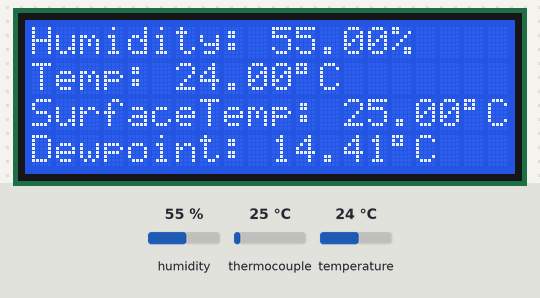
Bench run of a sketch on a simulated Arduino Uno, built with avr-gcc and run on an emulated ATmega328P. Parts: 20×4 character LCD. Inputs (shaded band) come from the test bench; at power-on: humidity 55 %, thermocouple 25 °C, temperature 24 °C. The modem accepts every AT command (registered, SIM ready, sends succeed) and sends nothing else; what the sketch prints to the serial monitor is not drawn.

Above: at 1.3 s.
1.4 s: humidity set to 22 %
At 4.4 s:
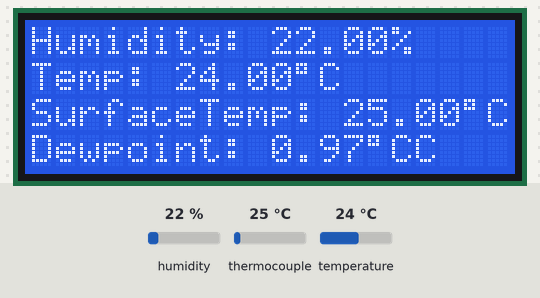
4.9 s: thermocouple set to 6 °C
At 5.8 s:
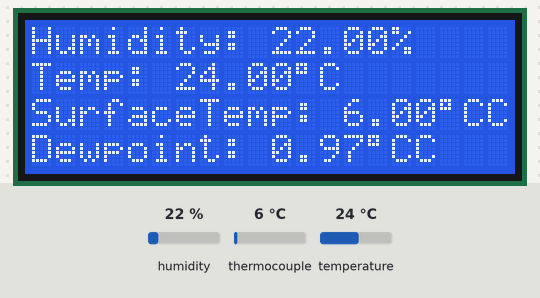
6.6 s: temperature set to 12 °C
At 7.4 s:
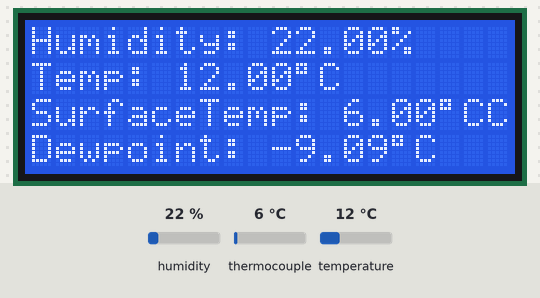
8.3 s: thermocouple set to 150 °C
At 9.0 s:
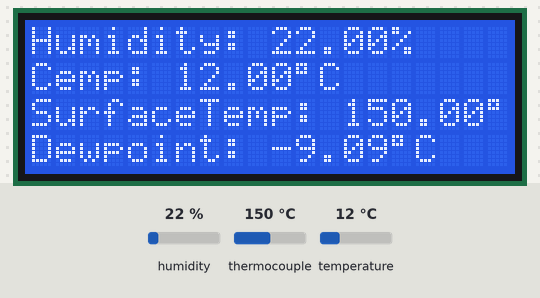
9.9 s: humidity set to 68 %
At 10.7 s:
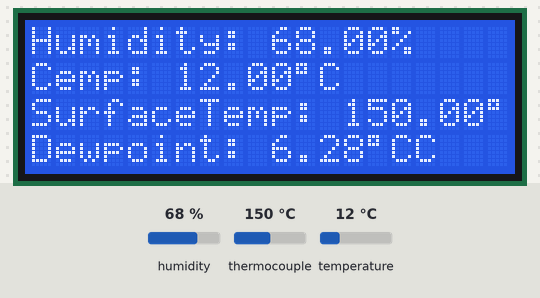
11.6 s: thermocouple set to 2 °C
At 12.2 s:
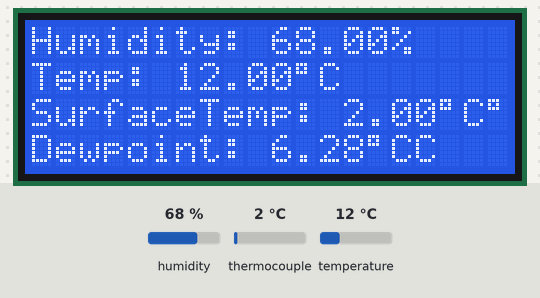
Timing chart, 0 to 14.2 s (numbered marks = the images above; inputs shaded):
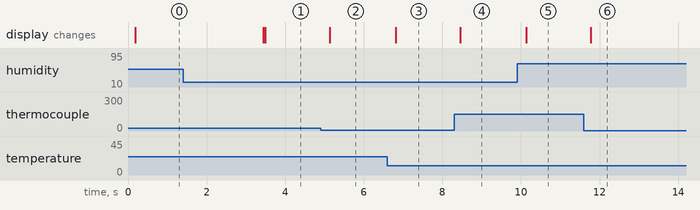

The sketch:

Environmental_Data_Collection_System.ino
```cpp
////////////////////////////////////////////////////////////////////////////////////////////////////////////////////
/*
// Condensation Warning System
// Real time data collection system
// Use DHT22 and Type-K thermocouple with MAX6675 module to collect
// Humidity, Temperature and Window Surface Temperature.
// Dew Point is calculated to predict condensation.
//
// Use ThingSpeak database to store all these data.
// GET HTTP command is used to send four field data to database.
// Use ESP8266 Wi-Fi module.

// Hardware		: ATMEGA328P with 16MHz crystal oscillator
// Author		: Wong Shu Ting
// SID			: 201376607
// For			: University of Leeds Final Year Project
// Supervisor	: Dr. Craig Evans
*/
////////////////////////////////////////////////////////////////////////////////////////////////////////////////////


// Include Libraries used in this project
#include <Wire.h>
#include <math.h>
#include <SoftwareSerial.h>

// Downloaded Libraries for I2C 20x4 LCD, MAX6675 module for Type-K thermocouple and DHT22 Sensor.
#include "DHT.h"
#include <LiquidCrystal_I2C.h>
#include <max6675.h>

// Define RX and TX pins of ESP8266 Wi-Fi module
#define RX 2
#define TX 3

// Define DHT output pin, and DHT sensor type.
#define DHTPIN 4
#define DHTTYPE DHT22

// Define Wi-FI AP and password.
String AP = "WongST";     // AP NAME
String PASS = "12345678"; // AP PASSWORD

// Define ThingSpeak Write API KEY, HOST address, Port
String API = "CXWATF1EZGCI3IZ9";   // Write API KEY
String HOST = "api.thingspeak.com";
String PORT = "80";

// Define Fieldnames of ThingSpeak
String field = "field1";
String field2 = "field2";
String field3 = "field3";
String field4 = "field4";

// Variables used in sendCommand function.
// countTimeCommand counts how many sucessful command is sent.
// countTimeCommand tracks the try time and keep retrying to sendCommand as long as countTimeCommand < max time.
// boolean found used to break out if the reply is found.
int countTrueCommand;
int countTimeCommand;
boolean found = false;


// Variables used for Dew Point Calculation
const float A = 17.625;
const float B = 243.04;

// Variables used to store temperature, humidity, window surface temperature and dew point.
double valSensor     = 1;
double humidSensor   = 1;
double surfaceSensor = 1;
double dewpoint      = 1;

// ThermoCouple Pin Confuguration
int thermo_gnd_pin = 13;
int thermo_vcc_pin = 12;
int thermo_so_pin  = 9;
int thermo_cs_pin  = 10;
int thermo_sck_pin = 11;

// Set ESP8266 chip as SoftwareSerial.
SoftwareSerial esp8266(RX,TX);

// Set DHT with previously defined DHTPIN and DHTTYPE
DHT dht(DHTPIN, DHTTYPE);

// Initialise I2C LCD
LiquidCrystal_I2C lcd(0x27,20,4);

// Initialise MAX6675 with previously defined pinout
MAX6675 thermocouple(thermo_sck_pin, thermo_cs_pin, thermo_so_pin);

void setup() {

  // Start Serial Output for debug
  Serial.begin(9600);

  // Set onboard LED as output
  pinMode(LED_BUILTIN, OUTPUT);

  // Set ThermoCouple Vcc and GND as output.
  pinMode(thermo_vcc_pin, OUTPUT);
  pinMode(thermo_gnd_pin, OUTPUT);

  // Set Vcc as high for power supply, GND as low for Ground.
  digitalWrite(thermo_vcc_pin, HIGH);
  digitalWrite(thermo_gnd_pin, LOW);

  // Start software serial with ESP8266 chip and connect to Wi-FI AP.
  esp8266.begin(115200);
  sendCommand("AT",5,"OK");
  sendCommand("AT+CWMODE=1",5,"OK");
  sendCommand("AT+CWJAP=\""+ AP +"\",\""+ PASS +"\"",20,"OK");

  // Initialise DHT sensor, LCD
  dht.begin();
  lcd.init();

  // Turn on LCD backlight and clear anything on the LCD
  lcd.backlight();
  lcd.clear();
}

void loop() {
    while(1){

		// Obtain sensors data
		valSensor = getSensorData();
		humidSensor = getHumidData();
		surfaceSensor = getSurfaceData();

		// Calculate Dew Point with equation.
		dewpoint = (B*(((A*valSensor)/(B+valSensor))+log(humidSensor/100)))/(A-(((A*valSensor)/(B+valSensor))+log(humidSensor/100)));

		// Check if surface temperature is lower than dew point, if it is, turn on alert LED, else turn off alert LED.
		if (surfaceSensor < dewpoint) {
			digitalWrite(LED_BUILTIN, HIGH);
		}
		else {
			digitalWrite(LED_BUILTIN, LOW);
      }

		// Print first line of Humidity reading
		lcd.setCursor(0,0);
		lcd.print("Humidity: ");
		lcd.print(humidSensor);
		lcd.print("%");

		// Print second line of Temperature reading
		lcd.setCursor(0,1);
		lcd.print("Temp: ");
		lcd.print(valSensor);
		lcd.print((char)223);
		lcd.print("C");

		// Print third line of Surface Temperature reading
		lcd.setCursor(0,2);
		lcd.print("SurfaceTemp: ");
		lcd.print(surfaceSensor);
		lcd.print((char)223);
		lcd.print("C");

		// Print forth line of calculated Dew Point
		lcd.setCursor(0,3);
		lcd.print("Dewpoint: ");
		lcd.print(dewpoint);
		lcd.print((char)223);
		lcd.print("C");

		// Initialise the GET HTTP command used to store data on ThingSpeak
		String getData = "GET /update?api_key="+ API +"&"+ field +"="+String(valSensor)+"&"+ field2 +"="+String(humidSensor)+"&"+ field3 +"="+String(surfaceSensor)+"&"+ field4 +"="+String(dewpoint);

		// Sent the GET HTTP command
		sendCommand("AT+CIPMUX=1",5,"OK");
		sendCommand("AT+CIPSTART=0,\"TCP\",\""+ HOST +"\","+ PORT,15,"OK");
		sendCommand("AT+CIPSEND=0," +String(getData.length()+4),4,">");
		esp8266.println(getData);delay(1500);countTrueCommand++;
		sendCommand("AT+CIPCLOSE=0",5,"OK");


    }
  }

// Function to read MAX6675 reading for window surface temperature
float getSurfaceData(){

	float STemp = thermocouple.readCelsius();

  return STemp;
}

// Function to read DHT22 temperature
float getSensorData(){

	float t = dht.readTemperature();

  return t; // Replace with your own sensor code
}

// Function to read DHT22 humidity
float getHumidData(){

		float h = dht.readHumidity();

    return h;
}

// sendCommand function to send command with ESP8266 chip
void sendCommand(String command, int maxTime, char readReplay[]) {

  // Print out the sucessful tries
  Serial.print(countTrueCommand);
  Serial.print(". at command => ");
  Serial.print(command);
  Serial.print(" ");

  // Keep retrying as long as maxTime is not reached
  while(countTimeCommand < (maxTime*1))
  {
	// Send the command and if expected result is obtained, found becomes true and break out.
    esp8266.println(command);
    if(esp8266.find(readReplay))
    {
      found = true;
      break;
    }

    countTimeCommand++;
  }

  // If expected result is found, printout OYI, else printout Fail.
  if(found == true)
  {
    Serial.println("OYI");
    countTrueCommand++;
    countTimeCommand = 0;
  }

  if(found == false)
  {
    Serial.println("Fail");
    countTrueCommand = 0;
    countTimeCommand = 0;
  }

  found = false;
 }
```

Measured:
- after the input at 1.4 s, the display: first changes after 2.0 s (image 1 shows a later state)
- after the input at 4.9 s, the display: changes after 0.24 s (image 2)
- after the input at 6.6 s, the display: changes after 0.21 s (image 3)
- after the input at 8.3 s, the display: changes after 0.15 s (image 4)
- after the input at 9.9 s, the display: changes after 0.23 s (image 5)
- after the input at 11.6 s, the display: changes after 0.17 s (image 6)
